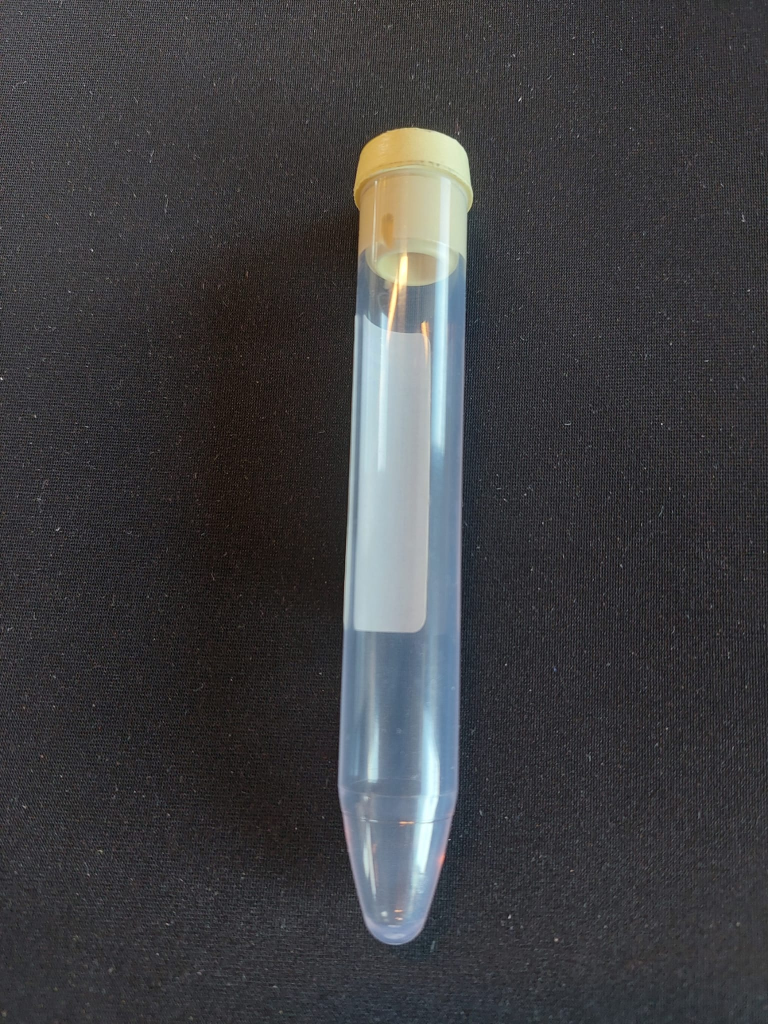
#> input picture Image recognition/Images/tube3.jpeg, 1536 x 2048 px (shown at 1/2 size)
$ python detect_contour.py
#> lines starting #> are read from the running program, lines starting #| are printed output that depends on the picture; after the words box and inside, x2 and y2 are one past the last pixel; in counts of white or black regions, pixels touching at a corner belong together
#> further down, img is the input picture: shape (2048, 1536, 3); mean B, G, R 65.2, 62.6, 62.6
import cv2 as cv
import numpy as np

def rescaleFrame(frame, scale=.75):
#> called with scale = 0.2
    width = int(frame.shape[1] * scale)
#> width = 307
    height = int(frame.shape[0] * scale)
#> height = 409

    dimensions = (width, height)
#> dimensions = (307, 409)

    return cv.resize(frame, dimensions, interpolation=cv.INTER_AREA)
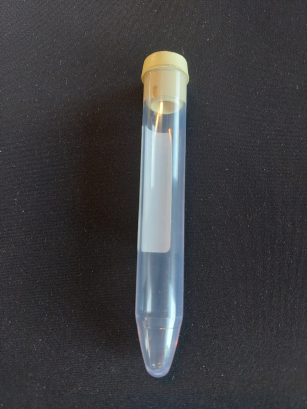
#> returned value: shape (409, 307, 3); mean of channels 0, 1, 2 65.2, 62.6, 62.6; drawn as B, G, R

img = cv.imread('Images/tube3.jpeg')

resized_image = rescaleFrame(img, .2)
cv.imshow('Resized', resized_image)

blank = np.zeros(resized_image.shape, dtype='uint8')
cv.imshow('Blank', blank)

gray = cv.cvtColor(resized_image , cv.COLOR_BGR2GRAY)
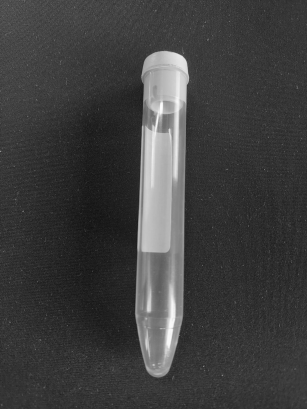
#> gray: shape (409, 307); min 18, max 252, mean 62.9
cv.imshow('Gray', gray)

blur = cv.GaussianBlur(gray, (3,3), cv.BORDER_DEFAULT)
cv.imshow('Blur', blur)

canny = cv.Canny(blur, 0, 175)
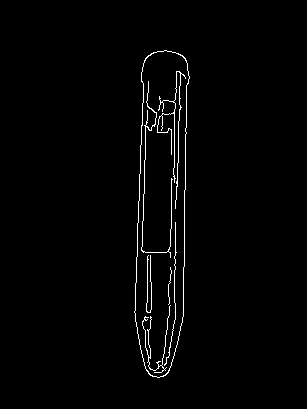
#> canny: shape (409, 307); 1.6% white in thin lines or dots, all inside (x1, y1, x2, y2) = (134, 50, 190, 378)
cv.imshow('Canny edges', canny)

ret, thresh = cv.threshold(gray, 125, 255, cv.THRESH_BINARY)
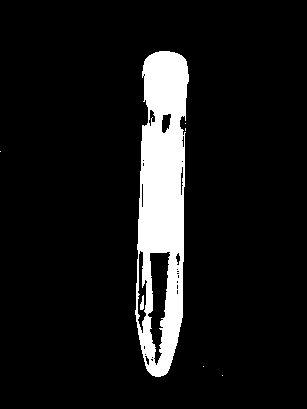
#> thresh: shape (409, 307); 9.3% white; 7 white regions (5 under 20 px)
cv.imshow('Thresh', thresh)

contours, hierarchies = cv.findContours(canny, cv.RETR_LIST, cv.CHAIN_APPROX_NONE)
#> contours = 8 contours, 4 with area under 20; largest, box (x1, y1, x2, y2) and area: (134, 50, 190, 378) 14118, (134, 50, 190, 378) 14090, (157, 71, 186, 209) 24, (141, 81, 173, 258) 21
cv.drawContours(blank, contours, -1, (0,0,255), 1)
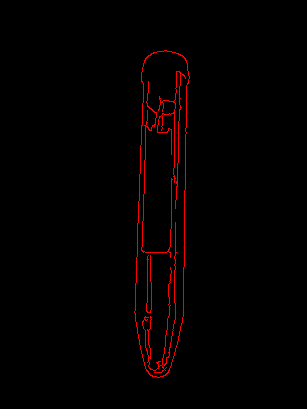
#> blank: shape (409, 307, 3); mean of channels 0, 1, 2 0, 0, 4; drawn as B, G, R
cv.imshow('Contours Drawn', blank)

cv.waitKey(0)

$ run again, with Image recognition/Images/tube1.jpg copied over Image recognition/Images/tube3.jpeg
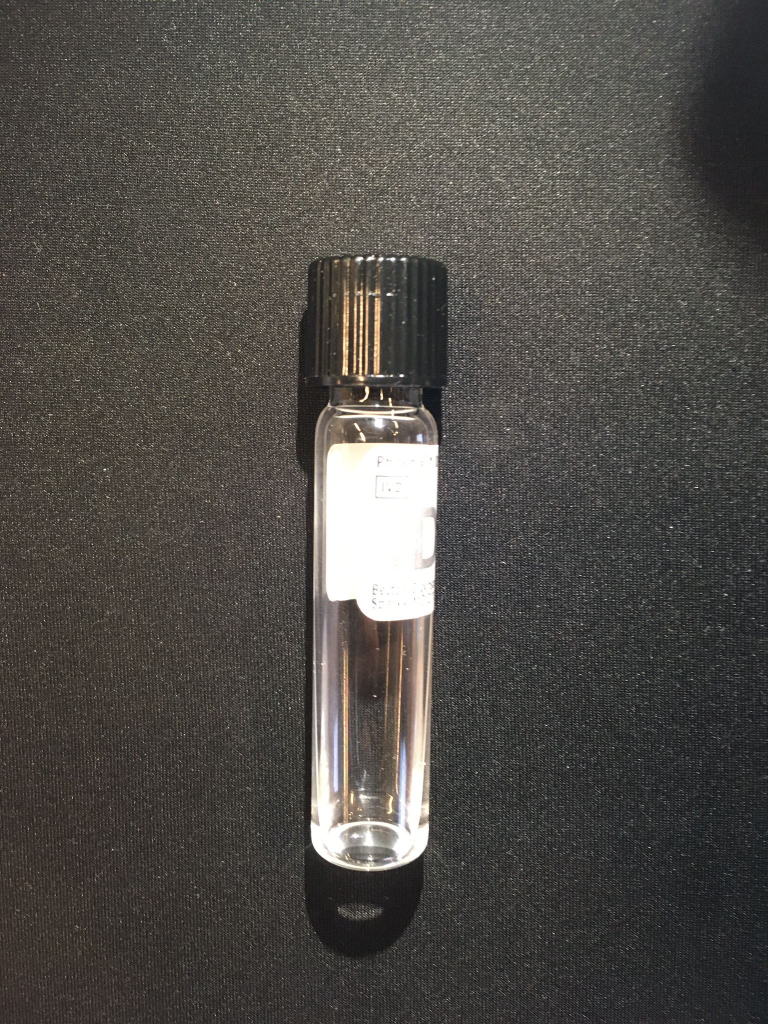
#> input picture Image recognition/Images/tube1.jpg, 1536 x 2048 px (shown at 1/2 size)
#> img is the input picture: shape (2048, 1536, 3); mean B, G, R 72.1, 76.2, 79.2
#> `canny = cv.Canny(blur, 0, 175)`:
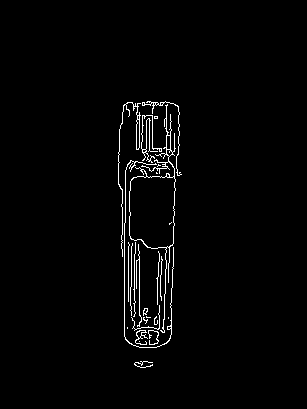
#> canny: shape (409, 307); 2% white in thin lines or dots, all inside (x1, y1, x2, y2) = (118, 101, 182, 368)
#> thresh: shape (409, 307); 5.7% white; 477 white regions (471 under 20 px)
#> contours = 42 contours, 31 with area under 20; largest, box (x1, y1, x2, y2) and area: (129, 104, 176, 333) 3146, (129, 176, 176, 249) 2991, (118, 102, 141, 257) 112, (136, 119, 140, 150) 84, (166, 135, 171, 150) 54
#> `cv.drawContours(blank, contours, -1, (0,0,255), 1)`:
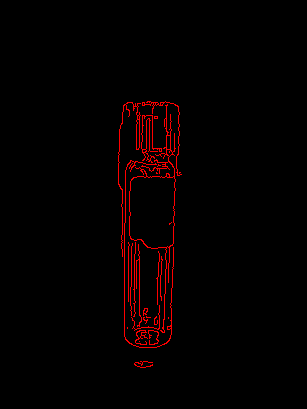
#> blank: shape (409, 307, 3); mean of channels 0, 1, 2 0, 0, 5; drawn as B, G, R
